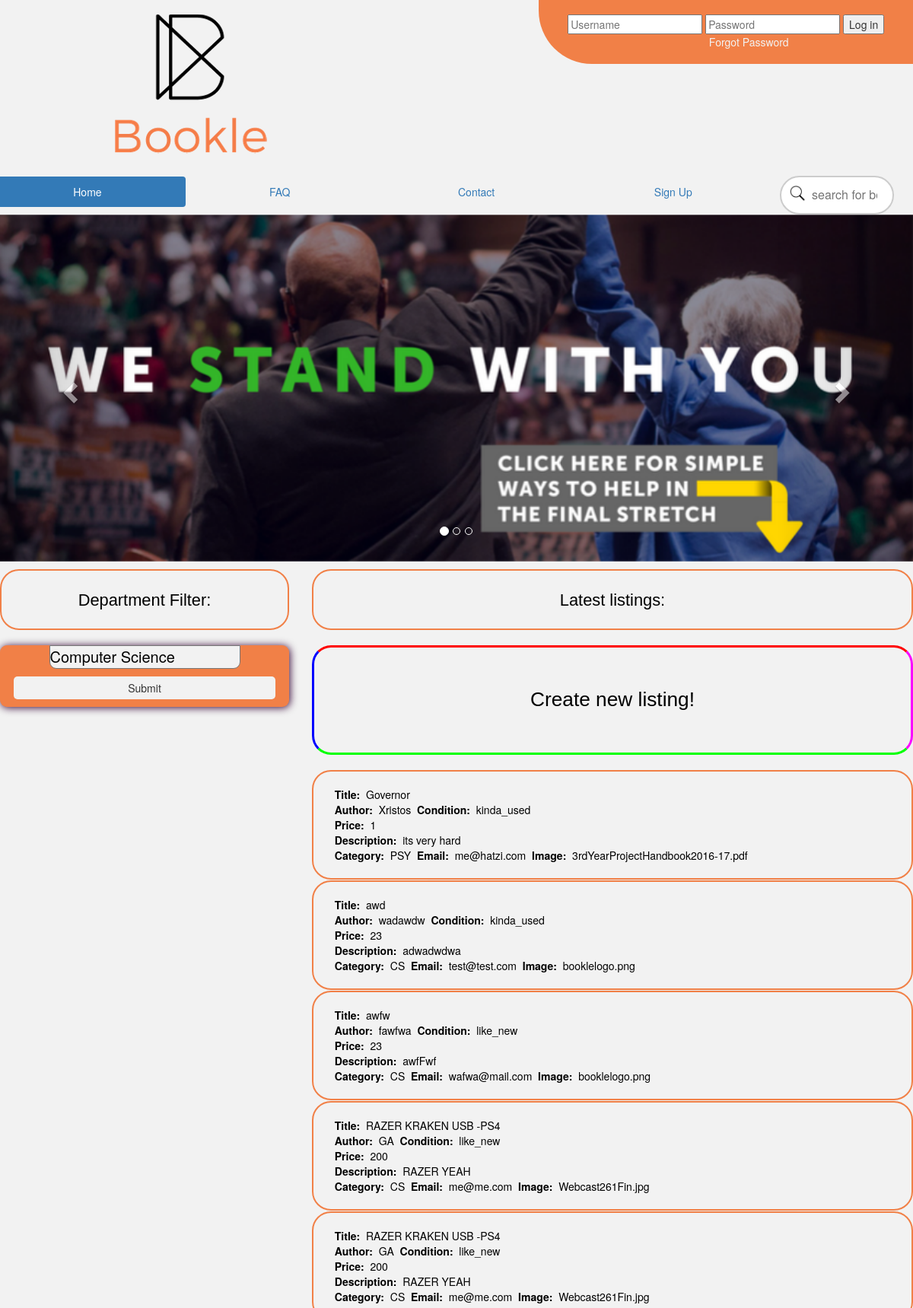
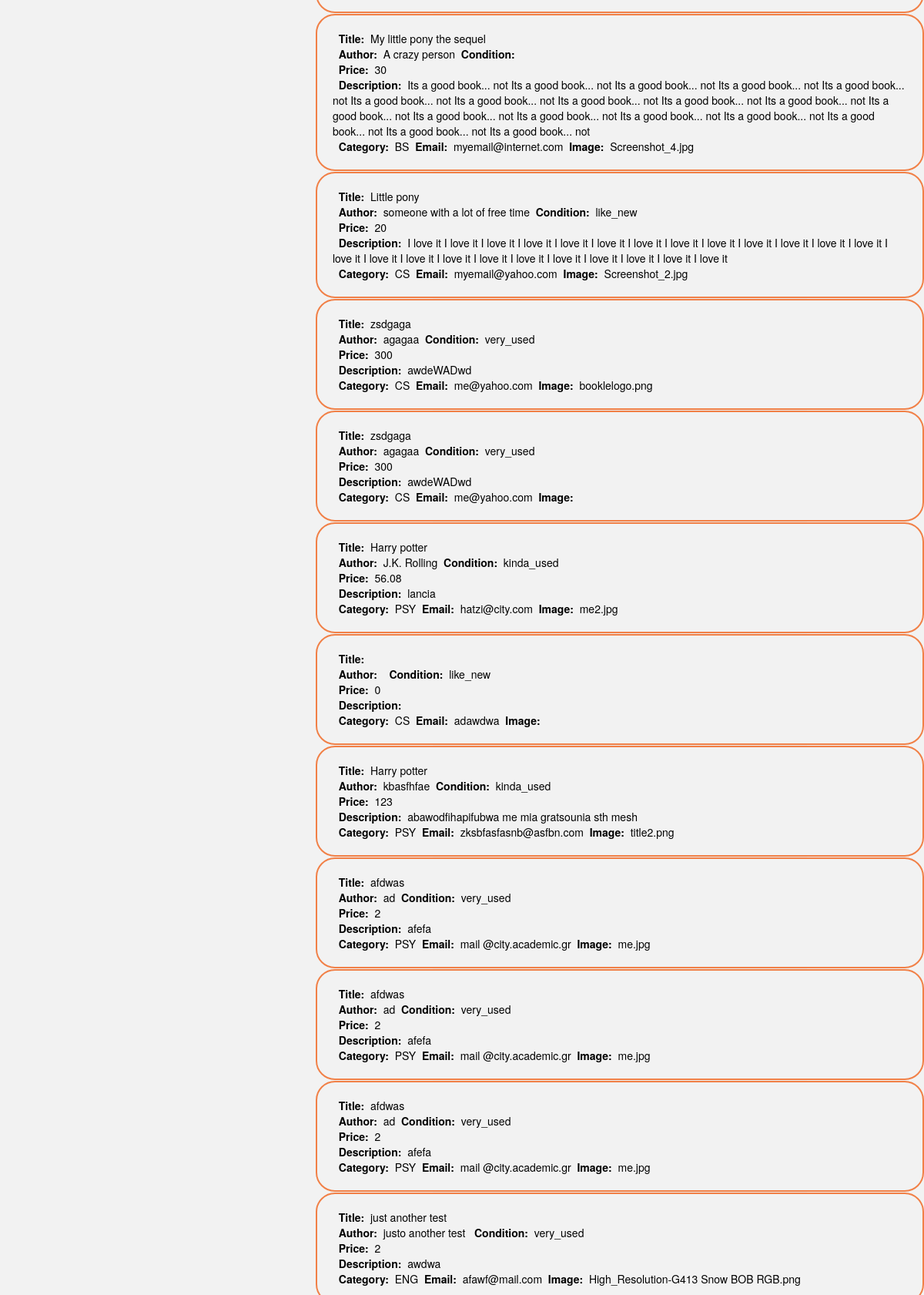
Screenshot of /HomePage.php (upper part) with the database file from the repository (2 pictures, top to bottom).
### tables this page shows
CREATE TABLE `images` (
  `id` int(11) NOT NULL,
  `image` varchar(200) NOT NULL,
  `title` text NOT NULL,
  `author` text NOT NULL,
  `howused` tinytext NOT NULL,
  `price` double NOT NULL,
  `description` text NOT NULL,
  `category` tinytext NOT NULL,
  `email_ad` tinytext NOT NULL
);

### AllListings.php (the view)
<html>
<body>
<link rel="stylesheet" type="text/css" href="yourlisting.css">
<?php
    $sql="SELECT * FROM images ORDER BY id DESC";
    $result = mysqli_query($conn, $sql);
    while($row = mysqli_fetch_array($result))
    {
        echo "<div class=\"Listing\"><b>&nbsp; Title: &nbsp;</b>".$row['title'].
									"<br /><b>&nbsp; Author: &nbsp;</b>" . $row['author'] .
									"<b>&nbsp; Condition: &nbsp;</b>" . $row['howused'] .
									"<br /><b>&nbsp; Price: &nbsp;</b>" . $row['price'].
									"<br /><b>&nbsp; Description: &nbsp;</b>" . $row['description'] .
									"<br /><b>&nbsp; Category: &nbsp;</b>" . $row['category'] .
									"<b>&nbsp; Email: &nbsp;</b>" . $row['email_ad'] .
									"<b>&nbsp; Image: &nbsp;</b>" . $row['image'] . "<br>" .
		"</div> <hr />";
    }
?>
</body>
</html>

### HomePage.php (shortened to what this page needs)
<!DOCTYPE html>
<html lang="en">
  <head>
	<link rel="stylesheet" href="https://maxcdn.bootstrapcdn.com/bootstrap/3.3.7/css/bootstrap.min.css">
	<link rel="stylesheet" type="text/css" href="//cdnjs.cloudflare.com/ajax/libs/cookieconsent2/3.0.3/cookieconsent.min.css" />
	<link rel="stylesheet" type="text/css" href="barstyle.css">
	<link rel="stylesheet" type="text/css" href="yourlisting.css">
  </head>
  <body style="background-color: #f2f2f2;">
  	<div class="row">
		  <div class="col-sm-4 logo"> <a href="HomePage.php"> <img src="booklelogo.png" class="img-responsive" alt="Bookle" href="HomePage.php"></div>
		  <div class="col-sm-8">
			<?php
				include 'header.php';
			?>
		  </div>
	</div>
	<div class="row">
		<div class="col-sm-10 menubuttons">
			 <ul class="nav nav-pills nav-justified">
				<li class="active"><a href="HomePage.php">Home</a></li>
				<li><a href="faq.php">FAQ</a></li>
				<li><a href="contantForm.php">Contact</a></li>
			<?php
			                if(isset($_SESSION['id'])){
			                    echo"<li><a href=\"yourlistings.php\">Your Listings</a> </li>";
			                }
			                else{
			                    echo " <li><a href=\"signup.php\">Sign Up</a></li>";
			                }
                ?>
			 </ul>
		</div>
		<div class="col-sm-2 ">
			<form action = "result.php" method = "GET">
				<input type = "text" name = "q" placeholder = "search for books"/>
			</form>
		</div>
	</div>
	<div class="row">
		<div class="col-sm-12">
			 <?php
				include 'slider_recent.php';
		 	 ?>
		</div>
	</div>
	<div class="row">
		<div class="col-sm-4">
			<div class="filtertitle">Department Filter:</div>
			<?php
				include 'filter.php';
			?>
		</div>
		<div class="col-sm-8">
		<div class="listingtitle">Latest listings:</div>
		<a class="newlisting" href="uploadAdHTML.php">Create new listing!</a><br>
			<?php
				include 'dbh.php';
				include 'AllListings.php';
			?>
		</div>
	</div>
  <body>
</html>

### header.php (shortened to what this page needs)
<!DOCTYPE html>
<html>
<head>
    <link rel="stylesheet" type="text/css" href="barstyle.css">
</head>
<body>
	<header>
		<nav>
			<ul>
				<div class="bar">
				  <?php
					if(isset($_SESSION['id'])){
						echo"<a href=\"yourlistings.php\"></a>";
						echo "<form action='includes/logout_inc.php'>
						<button>Log Out</button>
						</form>";
					}
					else{
						echo "<form action='includes/userlogin_inc.php' method='post'>
				<input placeholder='Username' name='username' type='text'>
				<input placeholder='Password' name='password' type='password'>
				<button type='submit'>Log in</button>
				</form>";
					}
					?>
					<a id="forgot" href="forgotPassword.php">Forgot Password</a>
				</div>
			</ul>
		</nav>
	</header>
</body>
</html>

### slider_recent.php (shortened to what this page needs)
<!DOCTYPE html>
<html charset="UTF-8">
<head>
    <link rel="stylesheet" href="https://maxcdn.bootstrapcdn.com/bootstrap/3.3.7/css/bootstrap.min.css">
</head>
<body>
    <div id="myCarousel" class="carousel slide" data-ride="carousel">
        <ol class="carousel-indicators">
            <li data-target="#myCarousel" data-slide-to="0" class="active"></li>
            <li data-target="#myCarousel" data-slide-to="1"></li>
            <li data-target="#myCarousel" data-slide-to="2"></li>
        </ol>
        <div class="carousel-inner">
            <div class="item active">
                <img src="keepthis.png" alt="Thanos1" style="width:100%;">
            </div>
        </div>
        <a class="left carousel-control" href="#myCarousel" data-slide="prev">
            <span class="glyphicon glyphicon-chevron-left"></span>
        </a>
        <a class="right carousel-control" href="#myCarousel" data-slide="next">
            <span class="glyphicon glyphicon-chevron-right"></span>
        </a>
    </div>
</body>
</html>

### filter.php (shortened to what this page needs)
<!DOCTYPE HTML>
<html>
<head>
</head>
<body>
<div id="filter">
	<form method="post" action="filterSearch.php">
			<select name="taskOption">
				<option value="CS">Computer Science</option>
			</select><br>
		<input type="submit" value="Submit" id="filtersubmit"/>
	</form>
</div>
</body>
</html>

### barstyle.css (style rules this page uses)
div.bar { padding-left: 1cm; padding-right: 1cm; padding-top: 0.5cm; border-radius: 0px 0px 0px 70px; text-align:center; margin:auto; padding-bottom: 0.5cm; background-color: #F18047; position:fixed; top: 0; right: 0; z-index:1000; }
div.logo { margin-left: 4cm; margin-top: 0.5cm; margin-bottom: 0.5cm; }
#forgot { color: #f2f2f2; margin-left: 60px; }
div.menubuttons { padding: 1px; background-color: #f2f2f2; color: black; }
input[name=q] { width: 150px; box-sizing: border-box; border: 2px solid #ccc; border-radius: 70px; font-size: 16px; background-color: white; background-image: url('icons8-Search-50.png'); background-size: 15%; background-position: 10px 10px; background-repeat: no-repeat; padding: 12px 20px 12px 40px; -webkit-transition: width 0.4s ease-in-out; transition: width 0.4s ease-in-out; }
#filter select { border-radius: 0px 0px 9px 9px; color: black; background: transparent; font-size: 20px; width: auto; background: #f2f2f2; -webkit-appearance: none; background: #F18047 cursor:pointer; }
#filter { text-align: center; overflow:hidden; width:auto; -moz-border-radius: 9px 9px 9px 9px; -webkit-border-radius: 9px 9px 9px 9px; border-radius: 9px 9px 9px 9px; box-shadow: 1px 1px 11px #330033; background: #F18047 }
#filtersubmit { margin-top: 10px; margin-bottom: 10px; padding:5px 150px; background:#f2f2f2; border:0 none; cursor:pointer; -webkit-border-radius: 5px; border-radius: 5px; }

### yourlisting.css (style rules this page uses)
div.Listing { border-radius: 25px; border: 2px solid #73AD21; padding: 20px; border-color: #F18047; background-color #f2f2f2; color: #000000; text-align: left; }
hr { width: 61.6%; margin: 0 auto; }
a.newlisting { display: flex; text-align: center; justify-content: center; flex-direction: column; min-height: 18vh; border-radius: 25px; border: 3px solid ; border-color: #ff0000 rgb(250,0,255) #00ff00 #0000ff ; transition: all 500ms ease; text-decoration: none; color: black; font-family: Century Gothic, sans-serif; font-size: 1.875em; }
div.listingtitle, div.filtertitle, div.faqtitle, div.signuptitle, div.terms, div.contacttitle, div.uploadtitle, div.yourlistingtitle { display: flex; text-align: center; justify-content: center; flex-direction: column; min-height: 10vh; border-radius: 25px; border: 2px solid ; border-color: #F18047; background-color: #f2f2f2; color: black; margin-top: 10px; margin-bottom: 20px; font-family: Century Gothic, sans-serif; font-size: 1.560em; }

### rows the page displays
images: title "Governor", author "Xristos", howused "kinda_used", price "1", description "its very hard", category "PSY", email_ad "me@hatzi.com", image "3rdYearProjectHandbook2016-17.pdf"
images: title "awd", author "wadawdw", howused "kinda_used", price "23", description "adwadwdwa", category "CS", email_ad "test@test.com", image "booklelogo.png"
images: title "awfw", author "fawfwa", howused "like_new", price "23", description "awfFwf", category "CS", email_ad "wafwa@mail.com", image "booklelogo.png"
images: title "RAZER KRAKEN USB -PS4", author "GA", howused "like_new", price "200", description "RAZER YEAH", category "CS", email_ad "me@me.com", image "Webcast261Fin.jpg"
images: title "RAZER KRAKEN USB -PS4", author "GA", howused "like_new", price "200", description "RAZER YEAH", category "CS", email_ad "me@me.com", image "Webcast261Fin.jpg"
images: title "My little pony the sequel", author "A crazy person", price "30", description "Its a good book... not Its a good book... not Its a good book... not Its a good book... not Its a good book... not Its a good book... not Its a good book... not Its a good book... not Its a good book... not Its a good book... not Its a good book... not Its a good book... not Its a good book... not Its a good book... not Its a good book... not Its a good book... not Its a good book... not Its a good book... not", category "BS", email_ad "myemail@internet.com", image "Screenshot_4.jpg"
images: title "Little pony", author "someone with a lot of free time", howused "like_new", price "20", description "I love it I love it I love it I love it I love it I love it I love it I love it I love it I love it I love it I love it I love it I love it I love it I love it I love it I love it I love it I love it I love it I love it I love it I love it", category "CS", email_ad "myemail@yahoo.com", image "Screenshot_2.jpg"
images: title "zsdgaga", author "agagaa", howused "very_used", price "300", description "awdeWADwd", category "CS", email_ad "me@yahoo.com", image "booklelogo.png"
images: title "zsdgaga", author "agagaa", howused "very_used", price "300", description "awdeWADwd", category "CS", email_ad "me@yahoo.com"
images: title "Harry potter", author "J.K. Rolling", howused "kinda_used", price "56.08", description "lancia", category "PSY", email_ad "hatzi@city.com", image "me2.jpg"
images: howused "like_new", price "0", category "CS", email_ad "adawdwa"
images: title "Harry potter", author "kbasfhfae", howused "kinda_used", price "123", description "abawodfihapifubwa me mia gratsounia sth mesh", category "PSY", email_ad "zksbfasfasnb@asfbn.com", image "title2.png"
images: title "afdwas", author "ad", howused "very_used", price "2", description "afefa", category "PSY", email_ad "mail @city.academic.gr", image "me.jpg"
images: title "afdwas", author "ad", howused "very_used", price "2", description "afefa", category "PSY", email_ad "mail @city.academic.gr", image "me.jpg"
images: title "afdwas", author "ad", howused "very_used", price "2", description "afefa", category "PSY", email_ad "mail @city.academic.gr", image "me.jpg"
images: title "just another test", author "justo another test", howused "very_used", price "2", description "awdwa", category "ENG", email_ad "afawf@mail.com", image "High_Resolution-G413 Snow BOB RGB.png"
